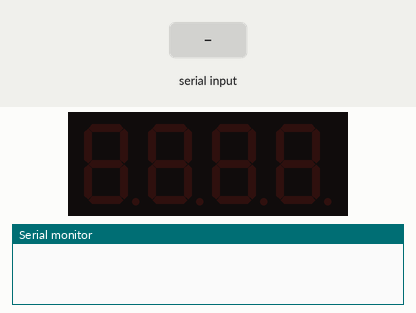
A sketch run on a simulated ESP32. On the bench: 4-digit seven-segment display, the last lines printed to the serial monitor. The inputs (shaded band) are chosen by the test bench.

Above: at 1.2 s.
1.3 s: "200\n" received over Serial
At 1.8 s:
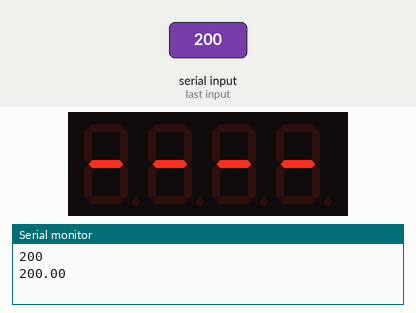
2.8 s: "90,45\n" received over Serial
At 4.2 s:
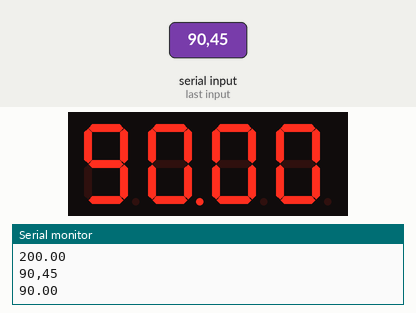
Timing chart, 0 to 5.8 s (numbered marks = the images above; inputs shaded):
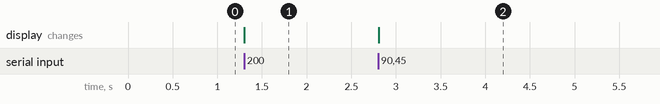

The sketch:

7seg-4digit_serial-read.ino
```cpp
//digit pins (left to right)    --> nodeMCU32s.GPIO 15 12 13 14
//segment pins (A to G to dot)  --> nodeMCU32s.GPIO 21 22 23 25 26 27 32 33
//4 x 330Ω resistors

#include "SevSeg.h"

SevSeg sevseg; //Instantiate a seven segment object

void setup() {
  Serial.begin(115200);

  byte numDigits = 4;
  byte digitPins[] = {15, 12, 13, 14};
  byte segmentPins[] = {21, 22, 23, 25, 26, 27, 32, 33};
  bool resistorsOnSegments = false; // 'false' means resistors are on digit pins
  byte hardwareConfig = COMMON_ANODE; // See README.md for options
  bool updateWithDelays = false; // Default 'false' is Recommended
  bool leadingZeros = false; // Use 'true' if you'd like to keep the leading zeros
  bool disableDecPoint = false; // Use 'true' if your decimal point doesn't exist or isn't connected. Then, you only need to specify 7 segmentPins[]

  sevseg.begin(hardwareConfig, numDigits, digitPins, segmentPins, resistorsOnSegments,
  updateWithDelays, leadingZeros, disableDecPoint);
  //sevseg.setBrightness(150);//a value between -200 and 200. 0 to 100 is the standard range. Numbers greater than 100 and less than -100 may cause noticeable flickering
}

//int digit=0;
//unsigned long t,t1,diff;
char c;
char cBuffer[4];
String input;

void loop() {
//  t1 = micros();
//  diff = t1-t;

//  if (diff>1000000)
//  {
//    t=t1;
//
//    int number=digit*1000+digit*100+digit*10+digit;
//
//    Serial.println(number);
//    sevseg.setNumber(number,3);
//
//    digit=digit+1;
//    if(digit>9)
//      digit=0;
//  }

  // send data only when you receive data:
  if (Serial.available() > 0) {
    // read the incoming byte:
    char c = Serial.read();

    if (c!=10)//not line-feed
    {
      input+=c;
    }
    else{
      // say what you got:
      Serial.println(input);

      //show float
      float f = input.toFloat();
      Serial.println(f);
      sevseg.setNumberF(f,2);

      //show string
      //input.toCharArray(cBuffer,5);//why 5?
      //Serial.println(cBuffer);
      //sevseg.setChars(cBuffer);

      input="";
    }
  }

  sevseg.refreshDisplay();
}
```

Measured:
- after the input at 1.3 s, the display: changes at once (image 1)
- after the input at 2.8 s, the display: changes at once (image 2)
